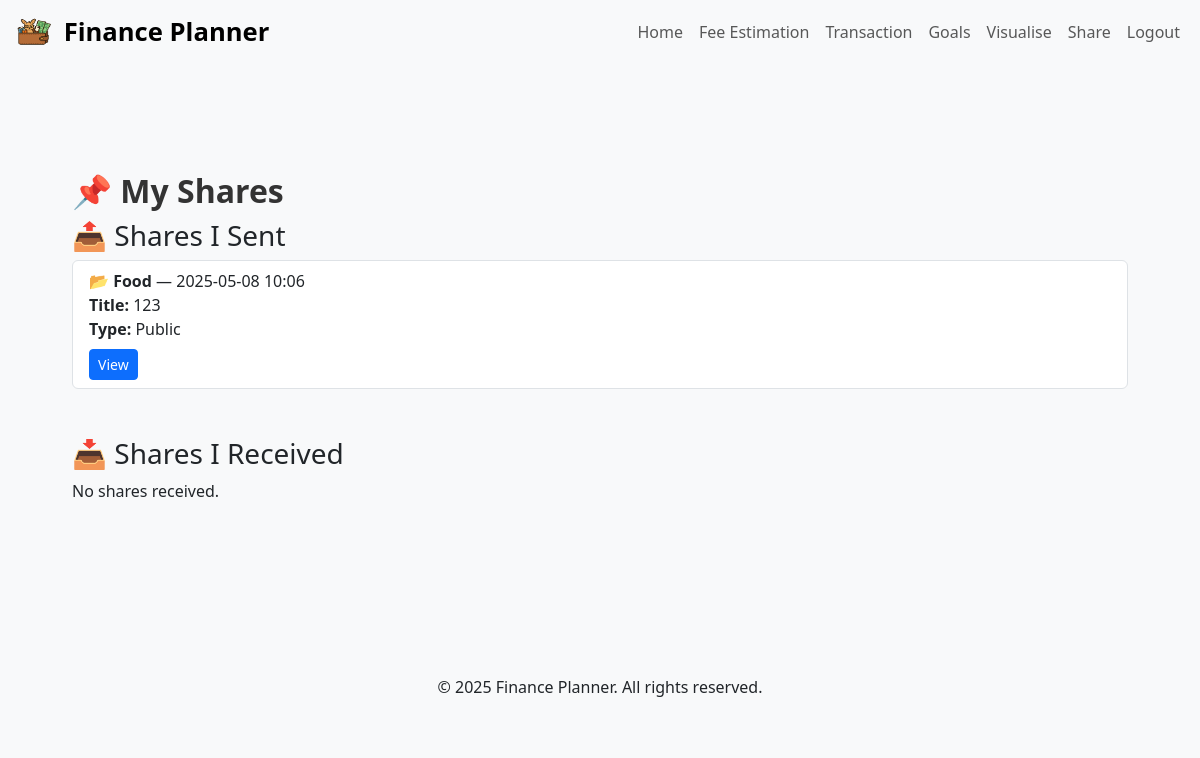
The page /share/my_shares (signed in) on the database as committed earlier.
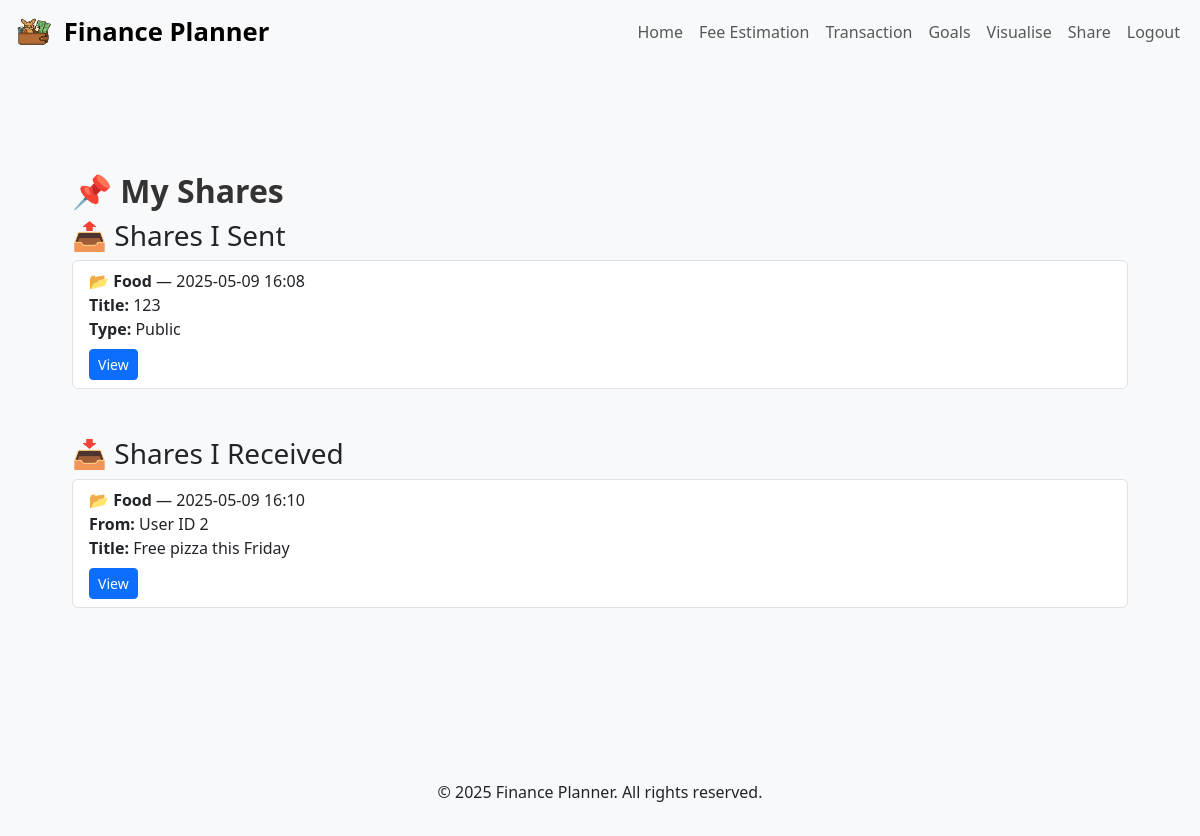
The same page on the database as committed later.
### app/models/share.py (models this page shows, shortened)
class Share(db.Model):
    __tablename__ = "shares"
    id = db.Column(db.Integer, primary_key=True)
    sender_id = db.Column(db.Integer, db.ForeignKey("users.id"), nullable=False)  # Sender user ID
    receiver_id = db.Column(db.Integer, db.ForeignKey("users.id"), nullable=True)  # Receiver user ID (nullable)
    category = db.Column(db.String(50), nullable=True)  # Category (nullable)
    title = db.Column(db.String(100), nullable=True)  # Title
    content = db.Column(db.Text, nullable=True)  # Content
    image = db.Column(db.String(255), nullable=True)  # Uploaded image filename
    is_public = db.Column(db.Boolean, default=False)  # Public or private
    timestamp = db.Column(db.DateTime, default=datetime.utcnow)  # Share timestamp
    sender = db.relationship("User", foreign_keys=[sender_id], backref="shares_sent")
    receiver = db.relationship("User", foreign_keys=[receiver_id], backref="shares_received")

### app/routes/share.py (the view)
@bp.route("/my_shares")
@login_required
def my_shares():
    sent = Share.query.filter_by(sender_id=current_user.id).order_by(Share.timestamp.desc()).all()
    received = Share.query.filter_by(receiver_id=current_user.id).order_by(Share.timestamp.desc()).all()
    return render_template("my_shares.html", sent=sent, received=received)

### app/templates/my_shares.html (shortened to what this page needs)
{% extends "base.html" %}
{% block content %}
<div class="container mt-4">
    <h2>📌 My Shares</h2>
    <div class="mb-5">
        <h3>📤 Shares I Sent</h3>
        {% if sent %}
            <ul class="list-group">
                {% for share in sent %}
                <li class="list-group-item">
                    <div>
                        <strong>📂 {{ share.category if share.category else 'None' }}</strong> — {{ share.timestamp.strftime('%Y-%m-%d %H:%M') }}
                        <br>
                        <strong>Title:</strong> {{ share.title or "No Title" }}<br>
                        <strong>Type:</strong> {{ "Public" if share.is_public else "Private to User ID " ~ share.receiver_id }}
                    </div>
                    <div class="mt-2">
                        <a href="{{ url_for('share.view_share', share_id=share.id) }}" class="btn btn-sm btn-primary">View</a>
                    </div>
                </li>
                {% endfor %}
            </ul>
        {% else %}
            <p>No shares sent.</p>
        {% endif %}
    </div>
    <div class="mb-5">
        <h3>📥 Shares I Received</h3>
        {% if received %}
            <ul class="list-group">
                {% for share in received %}
                <li class="list-group-item">
                    <div>
                        <strong>📂 {{ share.category if share.category else 'None' }}</strong> — {{ share.timestamp.strftime('%Y-%m-%d %H:%M') }}
                        <br>
                        <strong>From:</strong> User ID {{ share.sender_id }}<br>
                        <strong>Title:</strong> {{ share.title or "No Title" }}
                    </div>
                    <div class="mt-2">
                        <a href="{{ url_for('share.view_share', share_id=share.id) }}" class="btn btn-sm btn-primary">View</a>
                    </div>
                </li>
                {% endfor %}
            </ul>
        {% else %}
            <p>No shares received.</p>
        {% endif %}
    </div>
</div>
{% endblock %}

### app/templates/base.html (shortened to what this page needs)
<!DOCTYPE html>
<html lang="en">
<head>
    <link href="https://cdn.jsdelivr.net/npm/bootstrap@5.3.0/dist/css/bootstrap.min.css" rel="stylesheet">
    <link rel="stylesheet" href="{{ url_for('static', filename='css/estimation.css') }}">
    <link rel="stylesheet" href="{{ url_for('static', filename='css/style.css') }}">
    {% set scripts = ['js/behaviour.js', 'js/share.js', 'js/upload.js', 'js/visualise.js'] %}
</head>
<body>
    <nav class="navbar navbar-expand-lg navbar-light bg-light" style="margin-bottom: 0px;">
        <div class="container-fluid">
            <a class="navbar-brand" href="{{ url_for('main.index') }}" style="font-size: 1.6rem;">
                <img src="{{ url_for('static', filename='image/logo.png') }}" alt="logo" width="45" height="36" class="d-inline-block align-text-top">
                Finance Planner
            </a>
            <div class="navbar-collapse collapse" id="navbarNav">
                <ul class="navbar-nav ms-auto">
                    <li class="nav-item {% if request.endpoint=='main.index' %}myActive{% endif %}"><a class="nav-link" href="{{ url_for('main.index') }}">Home</a></li>
                    <li class="nav-item {% if request.endpoint=='est.estimation' %}myActive{% endif %}"><a class="nav-link" href="{{ url_for('est.estimation') }}">Fee Estimation</a></li>
                    <li class="nav-item {% if request.endpoint=='trans.transaction' %}myActive{% endif %}"><a class="nav-link" href="{{ url_for('trans.transaction') }}">Transaction</a></li>
                    {% if current_user.is_authenticated %}
                        <li class="nav-item {% if request.endpoint == 'goals.goals' %}myActive{% endif %}"><a class="nav-link" href="{{ url_for('goals.goals') }}">Goals</a></li>
                        <li class="nav-item {% if request.endpoint == 'visualise.visualise' %}myActive{% endif %}"><a class="nav-link" href="{{ url_for('visualise.visualise') }}">Visualise</a></li>
                        <li class="nav-item {% if request.endpoint == 'share.share' %}myActive{% endif %}"><a class="nav-link" href="{{ url_for('share.share') }}">Share</a></li>
                        <li class="nav-item {% if request.endpoint == 'auth.logout' %}myActive{% endif %}"><a class="nav-link" href="{{ url_for('auth.logout') }}">Logout</a></li>
                    {% else %}
                        <li class="nav-item skip"><a class="nav-link" href="{{ url_for('auth.login') }}">Login</a></li>
                        <li class="nav-item skip"><a class="nav-link" href="{{ url_for('auth.register') }}">Register</a></li>
                    {% endif %}
                </ul>
            </div>
        </div>
    </nav>
    <div class="container-fluid mt-4" style=" width: 100%; padding: 5%;">
        {% block content %}{% endblock %}
    </div>
    <footer class="bg-light text-center py-3 mt-5">
        <p>© 2025 Finance Planner. All rights reserved.</p>
    </footer>
</body>
</html>

### app/static/css/estimation.css (style rules this page uses)
h2 { font-weight: bold; color: #333; }

### app/static/css/style.css (style rules this page uses)
body { background-color: #f8f9fa; }
.navbar-brand { font-weight: bold; }
footer { position: relative; bottom: 0; width: 100%; }

Rows that differ between the two databases and show on the page:
changed Share "Public": timestamp "2025-05-08 10:06" → "2025-05-09 16:08"
added Share: category "Food", timestamp "2025-05-09 16:10", sender_id "2", title "Free pizza this Friday", shown under "📥 Shares I Received"
Other text that changed with them:
text no longer shown: "No shares received."
